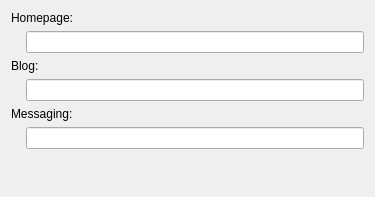
<?xml version="1.0" encoding="UTF-8"?>
<ui version="4.0">
 <class>InternetPage</class>
 <widget class="QWidget" name="InternetPage">
  <property name="geometry">
   <rect>
    <x>0</x>
    <y>0</y>
    <width>375</width>
    <height>197</height>
   </rect>
  </property>
  <property name="windowTitle">
   <string>Form</string>
  </property>
  <layout class="QVBoxLayout" name="verticalLayout">
   <item>
    <widget class="QLabel" name="label">
     <property name="text">
      <string>Homepage:</string>
     </property>
    </widget>
   </item>
   <item>
    <layout class="QHBoxLayout" name="horizontalLayout">
     <item>
      <spacer name="horizontalSpacer">
       <property name="orientation">
        <enum>Qt::Horizontal</enum>
       </property>
       <property name="sizeType">
        <enum>QSizePolicy::Fixed</enum>
       </property>
       <property name="sizeHint" stdset="0">
        <size>
         <width>15</width>
         <height>20</height>
        </size>
       </property>
      </spacer>
     </item>
     <item>
      <widget class="QLineEdit" name="urlLineEdit"/>
     </item>
    </layout>
   </item>
   <item>
    <widget class="QLabel" name="label_2">
     <property name="text">
      <string>Blog:</string>
     </property>
    </widget>
   </item>
   <item>
    <layout class="QHBoxLayout" name="horizontalLayout_2">
     <item>
      <spacer name="horizontalSpacer_2">
       <property name="orientation">
        <enum>Qt::Horizontal</enum>
       </property>
       <property name="sizeType">
        <enum>QSizePolicy::Fixed</enum>
       </property>
       <property name="sizeHint" stdset="0">
        <size>
         <width>15</width>
         <height>20</height>
        </size>
       </property>
      </spacer>
     </item>
     <item>
      <widget class="QLineEdit" name="blogLineEdit"/>
     </item>
    </layout>
   </item>
   <item>
    <widget class="QLabel" name="label_3">
     <property name="text">
      <string>Messaging:</string>
     </property>
    </widget>
   </item>
   <item>
    <layout class="QHBoxLayout" name="horizontalLayout_3">
     <item>
      <spacer name="horizontalSpacer_3">
       <property name="orientation">
        <enum>Qt::Horizontal</enum>
       </property>
       <property name="sizeType">
        <enum>QSizePolicy::Fixed</enum>
       </property>
       <property name="sizeHint" stdset="0">
        <size>
         <width>15</width>
         <height>20</height>
        </size>
       </property>
      </spacer>
     </item>
     <item>
      <widget class="QLineEdit" name="messagingLineEdit"/>
     </item>
    </layout>
   </item>
   <item>
    <spacer name="verticalSpacer">
     <property name="orientation">
      <enum>Qt::Vertical</enum>
     </property>
     <property name="sizeHint" stdset="0">
      <size>
       <width>20</width>
       <height>36</height>
      </size>
     </property>
    </spacer>
   </item>
  </layout>
 </widget>
 <resources/>
 <connections/>
</ui>
